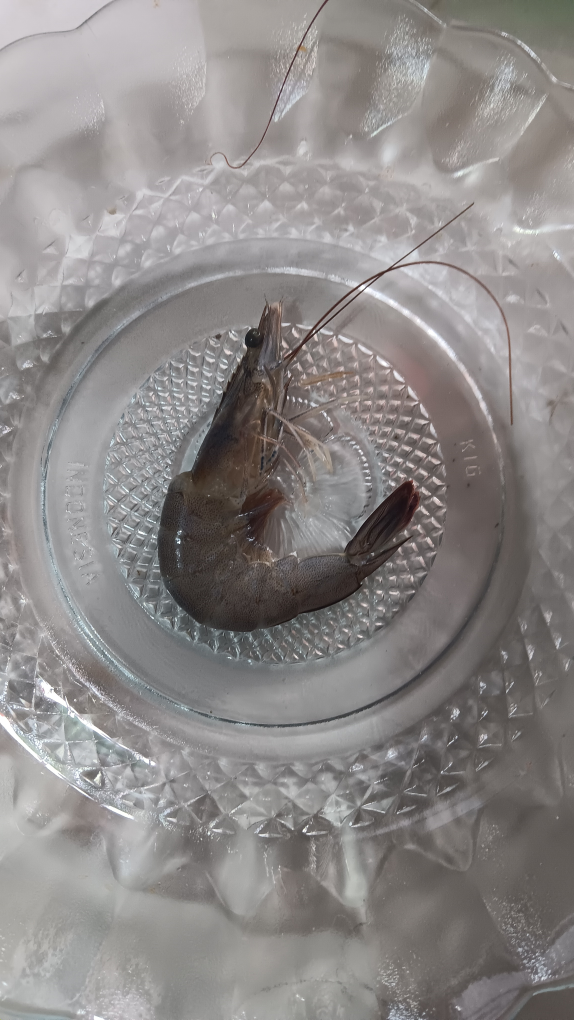
#> input picture dataset/segar/1.jpg, 2296 x 4080 px (shown at 1/4 size); its folder holds only this picture in this run
$ python -i klasifikasiknn.py   (imports and definitions only)
#> lines starting #> are read from the running program, lines starting #| are printed output that depends on the picture
import os
import cv2
import numpy as np
from collections import Counter
import tkinter as tk
from tkinter import filedialog, messagebox
from PIL import Image, ImageTk

# === Konfigurasi ===
IMG_SIZE = (100, 100)
CLASSES = ["segar", "tidak_segar"]
K = 3
DATASET_DIR = "dataset"

# Ekstrak fitur HSV
def extract_hsv_features(image_path):
    image = cv2.imread(image_path)
    image = cv2.resize(image, IMG_SIZE)
    hsv = cv2.cvtColor(image, cv2.COLOR_BGR2HSV)
    h, s, v = cv2.split(hsv)
    return [np.mean(h), np.mean(s), np.mean(v)]

# Load data training
def load_dataset():
    features, labels = [], []
    for label in CLASSES:
        folder = os.path.join(DATASET_DIR, label)
        if not os.path.exists(folder): continue
        for fname in os.listdir(folder):
            if fname.lower().endswith((".jpg", ".jpeg", ".png")):
                try:
                    path = os.path.join(folder, fname)
                    feats = extract_hsv_features(path)
#> in extract_hsv_features, image is the input picture: shape (4080, 2296, 3); mean B, G, R 136.2, 137.1, 140.8
#> in extract_hsv_features, `image = cv2.resize(image, IMG_SIZE)`:
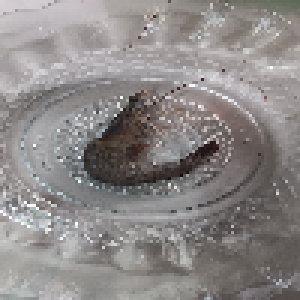
#> image: shape (100, 100, 3) (shown 3 times larger); mean B, G, R 136.1, 137, 140.7
#> in extract_hsv_features, `hsv = cv2.cvtColor(image, cv2.COLOR_BGR2HSV)`: hsv: shape (100, 100, 3); mean H, S, V 55.3, 13.8, 141.4
#> in extract_hsv_features, `h, s, v = cv2.split(hsv)`:
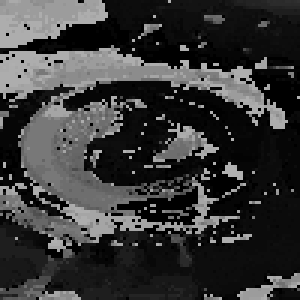
#> h: shape (100, 100) (shown 3 times larger); min 0, max 179, mean 55.3
#> in extract_hsv_features, `h, s, v = cv2.split(hsv)`:
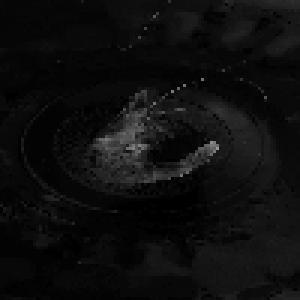
#> s: shape (100, 100) (shown 3 times larger); min 0, max 151, mean 13.8
#> feats = [55.31, 13.77, 141.4]
                    features.append(feats)
                    labels.append(label)
                except: continue
#> pass 2 of the loop in load_dataset, `for label in CLASSES:`:
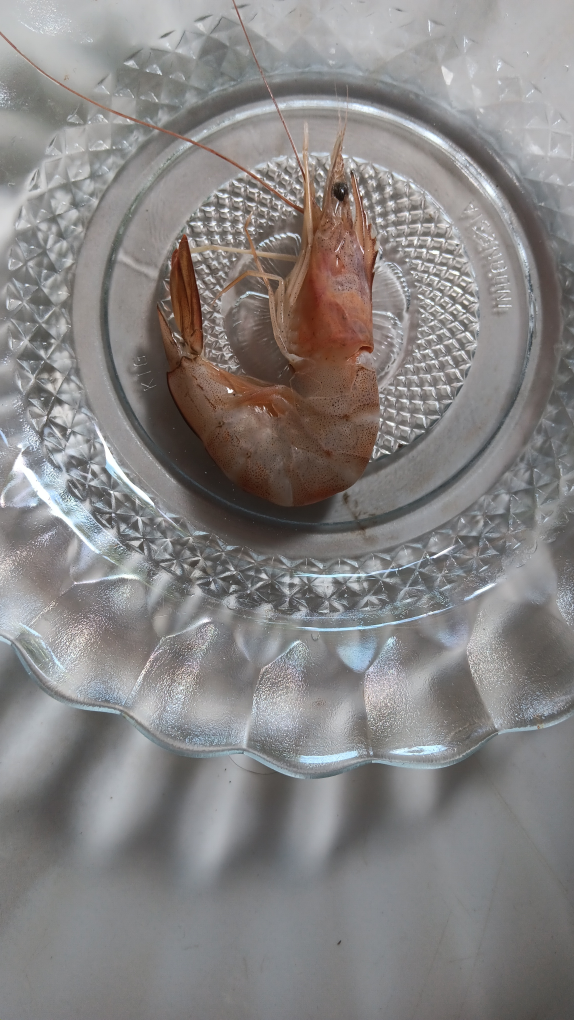
#> input picture dataset/tidak_segar/1.1.jpg, 2296 x 4080 px (shown at 1/4 size)
#> in extract_hsv_features, image is the input picture: shape (4080, 2296, 3); mean B, G, R 130.9, 131.6, 134.4
#> image: shape (100, 100, 3)
#> hsv: shape (100, 100, 3); mean H, S, V 65.8, 19.2, 137.2
#> in extract_hsv_features (call 2), `h, s, v = cv2.split(hsv)`:
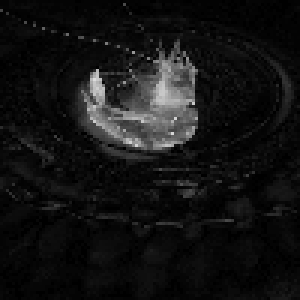
#> s: shape (100, 100) (shown 3 times larger); min 0, max 219, mean 19.2
#> in extract_hsv_features (call 2), `h, s, v = cv2.split(hsv)`:
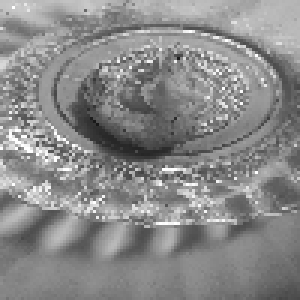
#> v: shape (100, 100) (shown 3 times larger); min 24, max 255, mean 137.2
#> in load_dataset, `feats = extract_hsv_features(path)`: feats = [65.75, 19.25, 137.2]
    return np.array(features), np.array(labels)

# KNN sederhana
def knn_predict(test_point, X_train, y_train, k=3):
    distances = np.linalg.norm(X_train - test_point, axis=1)
    nearest = np.argsort(distances)[:k]
    nearest_labels = y_train[nearest]
    return Counter(nearest_labels).most_common(1)[0][0]

# Histogram HSV sebagai gambar
def create_histogram_image(hsv_img):
    hist_size, hist_h, hist_w = 256, 150, 256
    single_hist_canvas = np.zeros((hist_h, hist_w, 3), dtype=np.uint8)
    histograms = []

    for i, color in enumerate([(0, 0, 255), (0, 255, 0), (255, 0, 0)]):  # H, S, V
        hist = cv2.calcHist([hsv_img], [i], None, [hist_size], [0, 256])
        cv2.normalize(hist, hist, 0, hist_h, cv2.NORM_MINMAX)
        canvas = single_hist_canvas.copy()
        for x in range(1, hist_size):
            y1, y2 = int(hist[x - 1]), int(hist[x])
            cv2.line(canvas, (x - 1, hist_h - y1), (x, hist_h - y2), color, 1)
        histograms.append(canvas)

    # Gabungkan horizontal: H | S | V
    combined = cv2.hconcat(histograms)

    # Tambahkan label teks di bawah
    label_height = 30
    labeled_canvas = np.full((hist_h + label_height, combined.shape[1], 3), 255, dtype=np.uint8)
    labeled_canvas[:hist_h] = combined

    font = cv2.FONT_HERSHEY_SIMPLEX
    font_scale, thickness = 0.6, 1
    labels = ['Hue', 'Saturation', 'Value']
    for i in range(3):
        x_pos = i * hist_w + 10
        cv2.putText(labeled_canvas, labels[i], (x_pos, hist_h + 20), font, font_scale, (0, 0, 0), thickness)

    return labeled_canvas


# Tampilkan histogram di GUI
def show_histogram(hsv_img):
    hist_img = create_histogram_image(hsv_img)
    hist_img_rgb = cv2.cvtColor(hist_img, cv2.COLOR_BGR2RGB)
    img_pil = Image.fromarray(hist_img_rgb)
    img_tk = ImageTk.PhotoImage(img_pil)
    panel_hist.config(image=img_tk)
    panel_hist.image = img_tk

# Klasifikasi dan tampilkan hasil
def classify_image():
    path = filedialog.askopenfilename(filetypes=[("Image Files", "*.jpg *.jpeg *.png")])
    if not path: return
    try:
        img_cv = cv2.imread(path)
        img_cv = cv2.resize(img_cv, IMG_SIZE)
        hsv_img = cv2.cvtColor(img_cv, cv2.COLOR_BGR2HSV)
        feats = extract_hsv_features(path)
        pred = knn_predict(feats, X_train, y_train, K)

        # Penjelasan berdasarkan prediksi
        if pred == "segar":
            penjelasan = "Warna dan kecerahan menunjukkan ciri udang segar."
        else:
            penjelasan = "Warna dan kecerahan rendah mengindikasikan udang tidak segar."

        # Tampilkan gambar udang
        img_disp = cv2.cvtColor(cv2.resize(cv2.imread(path), (300, 300)), cv2.COLOR_BGR2RGB)
        img_pil = Image.fromarray(img_disp)
        img_tk = ImageTk.PhotoImage(img_pil)
        panel_image.config(image=img_tk)
        panel_image.image = img_tk

        label_pred.config(text=f"Hasil: {pred}")
        label_explain.config(text=penjelasan)

        show_histogram(hsv_img)
    except Exception as e:
        messagebox.showerror("Error", f"Gagal mengklasifikasi: {e}")

# ==== Load data training ====
X_train, y_train = load_dataset()
#> X_train = [[55.31, 13.77, 141.4], [65.75, 19.25, 137.2]]

# ==== GUI ====
# [10 lines not run here, left out]

# [1 line that did not run here, left out]
# [1 line not run here, left out]

# [1 line that did not run here, left out]
# [1 line not run here, left out]

# [1 line that did not run here, left out]
# [1 line not run here, left out]

# [1 line that did not run here, left out]
# [3 lines not run here, left out]

>>> result = classify_image()
#> the answer given: dataset/segar/1.jpg
#> in classify_image, `feats = extract_hsv_features(path)`: feats = [55.31, 13.77, 141.4]
#> in knn_predict, `distances = np.linalg.norm(X_train - test_point, axis=1)`: distances = [0, 12.51]
#> in knn_predict, `nearest = np.argsort(distances)[:k]`: nearest = [0, 1]
#> in classify_image, `pred = knn_predict(feats, X_train, y_train, K)`: pred = 'segar'
#> in classify_image, `img_disp = cv2.cvtColor(cv2.resize(cv2.imread(path), (300, 300)), cv2...`:
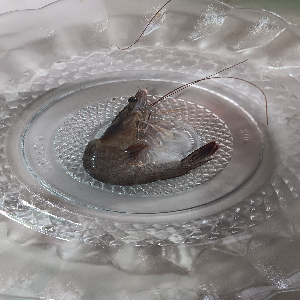
#> img_disp: shape (300, 300, 3); mean R, G, B 140.6, 136.9, 136
